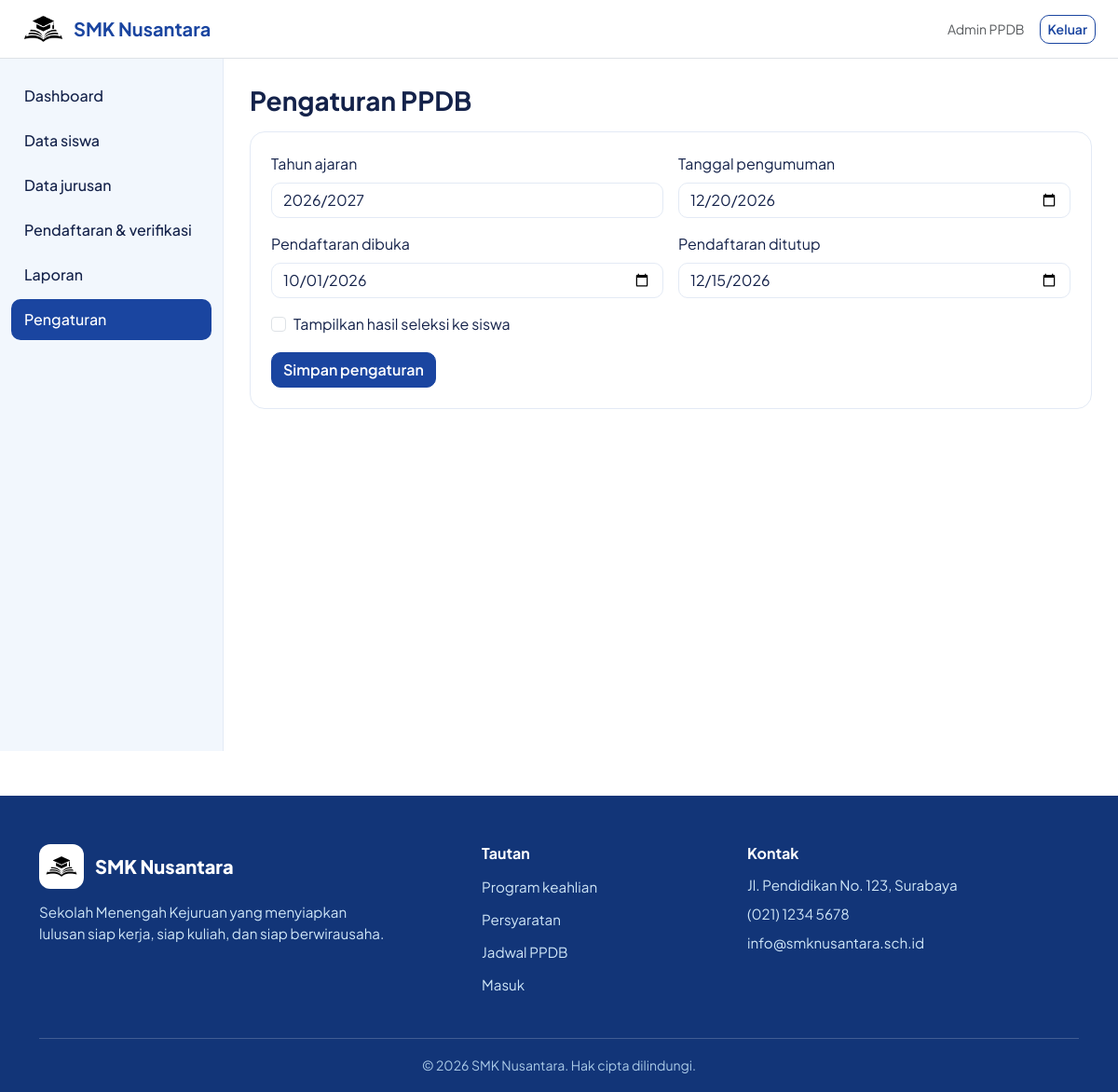
The app's page /admin/pengaturan.php (signed in) with its own data.
### tables this page shows
CREATE TABLE pengaturan (
  kunci VARCHAR(30) PRIMARY KEY,
  nilai VARCHAR(100) NOT NULL
);

### includes/functions.php (called while the page is built, shortened)
<?php
require_once __DIR__ . '/../config/database.php';
function e($s) { return htmlspecialchars((string)$s, ENT_QUOTES, 'UTF-8'); }
function q($sql, $p = []) { global $pdo; $s = $pdo->prepare($sql); $s->execute($p); return $s; }
function setting($k) { return q('SELECT nilai FROM pengaturan WHERE kunci=?', [$k])->fetchColumn(); }

### admin/pengaturan.php (the view, shortened to what this page needs)
<?php
require_once __DIR__ . '/../includes/layout.php'; need('admin');
?>
<h3 class="fw-bold mb-3">Pengaturan PPDB</h3>
<form method="post" class="panel"><?= csrf_field() ?><div class="row g-3">
  <div class="col-md-6"><label class="form-label">Tahun ajaran</label><input class="form-control" name="tahun_ajaran" value="<?= e(setting('tahun_ajaran')) ?>" required></div>
  <div class="col-md-6"><label class="form-label">Tanggal pengumuman</label><input class="form-control" type="date" name="tgl_pengumuman" value="<?= e(setting('tgl_pengumuman')) ?>"></div>
  <div class="col-md-6"><label class="form-label">Pendaftaran dibuka</label><input class="form-control" type="date" name="buka" value="<?= e(setting('buka')) ?>"></div>
  <div class="col-md-6"><label class="form-label">Pendaftaran ditutup</label><input class="form-control" type="date" name="tutup" value="<?= e(setting('tutup')) ?>"></div>
</div>
<div class="form-check mt-3"><input class="form-check-input" type="checkbox" name="pengumuman_aktif" id="pa" <?= setting('pengumuman_aktif') ? 'checked' : '' ?>><label class="form-check-label" for="pa">Tampilkan hasil seleksi ke siswa</label></div>
<button class="btn btn-primary mt-3">Simpan pengaturan</button></form>

### assets/css/style.css (style rules this page uses)
:root { --blue:#1A45A0; --blue-dark:#123578; --sky:#87CEEB; --soft:#F2F7FD; --line:#E3EAF5; --ink:#14224a; --bs-primary:#1A45A0; --bs-primary-rgb:26,69,160; --bs-body-font-family:'Plus Jakarta Sans',system-ui,sans-serif; --bs-body-color:#14224a; --bs-link-color:#1A45A0; }
body { background:#fff;color:var(--ink) }
.btn { border-radius:10px;font-weight:600 }
.btn-primary { --bs-btn-bg:#1A45A0;--bs-btn-border-color:#1A45A0;--bs-btn-hover-bg:#123578;--bs-btn-hover-border-color:#123578;--bs-btn-active-bg:#123578 }
.form-control,.form-select { border-radius:10px;border-color:var(--line) }
.panel { background:#fff;border:1px solid var(--line);border-radius:16px;padding:22px }

### records on screen
pengaturan: tahun_ajaran "2026/2027"
pengaturan: tgl_pengumuman "12/20/2026"
pengaturan: buka "10/01/2026"
pengaturan: tutup "12/15/2026"

### other values on screen
$u['nama'] "Admin PPDB"
$v "Dashboard"
$v "Data siswa"
$v "Data jurusan"
$v "Pendaftaran & verifikasi"
$v "Laporan"
$v "Pengaturan"
$h(SCHOOL_ALAMAT) "Jl. Pendidikan No. 123, Surabaya"
$h(SCHOOL_TELP) "(021) 1234 5678"
$h(SCHOOL_EMAIL) "info@smknusantara.sch.id"
